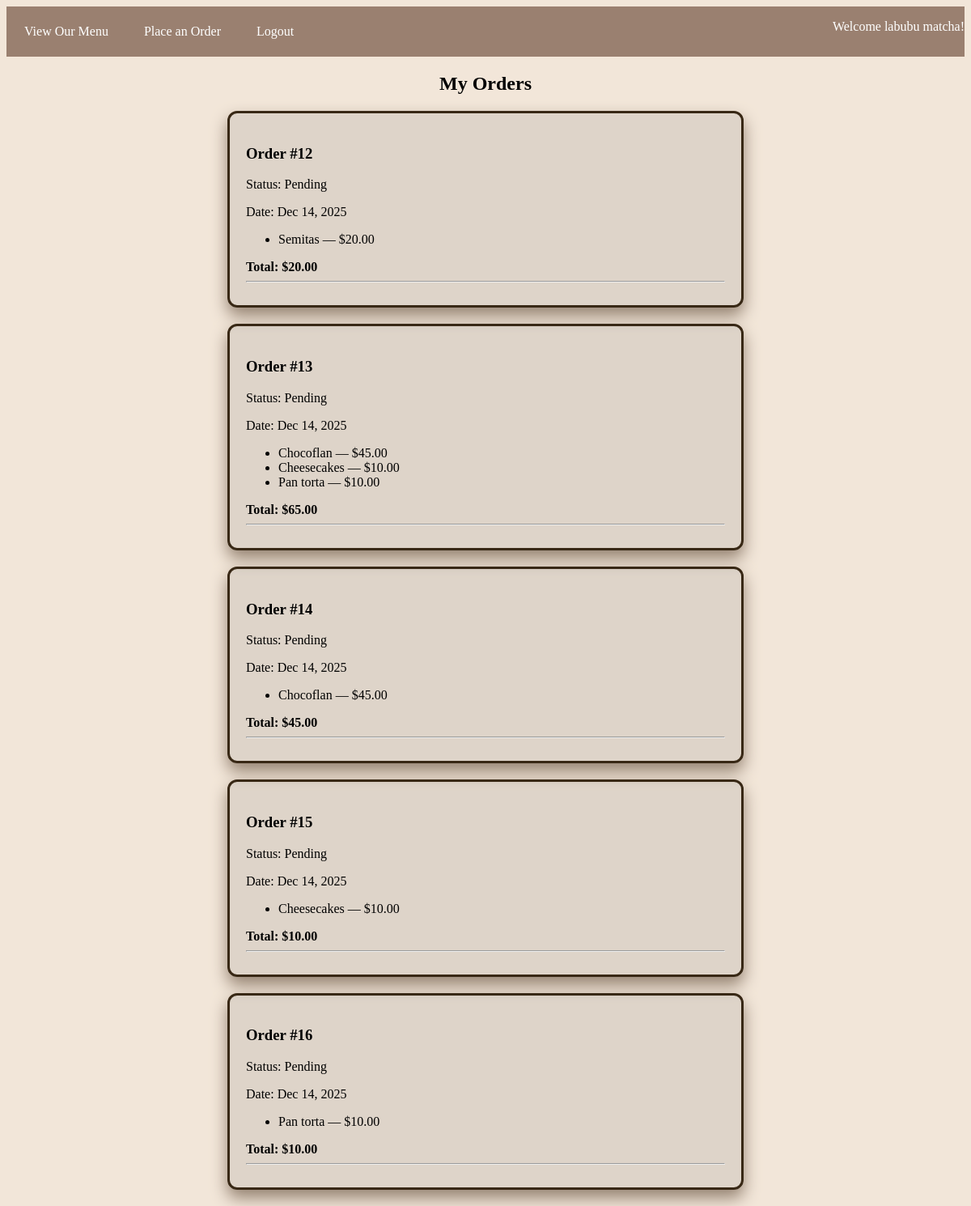
The page /customer/ (signed in) on the database its author committed.
### app/models.py (models this page shows, shortened)
class Order(models.Model):
    customer = models.ForeignKey(User, on_delete=models.CASCADE)
    items = models.ManyToManyField(MenuItem)
    date = models.DateTimeField(auto_now_add=True)
    status = models.CharField(max_length=50, default='Pending')
    def total(self):
        return sum(item.price for item in self.items.all())

class MenuItem(models.Model):
    name = models.CharField(max_length=200)
    description = models.TextField()
    price = models.DecimalField(max_digits=6, decimal_places=2)
    category = models.ForeignKey(Category, on_delete=models.CASCADE, related_name='menu_items', null=True, )
    available = models.BooleanField(default=True)

### app/views.py (the view)
# urls.py: path('customer/', customer_view, name='customer_view'),
@login_required(login_url='login')
def customer_view(request):
    if not request.user.groups.filter(name='Customer').exists():
        return HttpResponse("Not allowed.")
    orders = Order.objects.all().filter(customer=request.user)
    return render(request, 'customer.html', {'orders': orders})

### app/templates/customer.html
{% extends 'base.html' %}
{% load static %}
{% block content %}
<nav class="customer-navbar">
    <ul>
        <li><a href="{% url 'menu' %}" class="customer-page-btn">View Our Menu</a></li>
        <li><a href="{% url 'place_order' %}" class="customer-page-btn">Place an Order</a></li>
        <li><a href="{% url 'logout' %}" class="customer-page-btn">Logout</a></li>
        <li style="float: right;"><p>Welcome {{ request.user.first_name }} {{ request.user.last_name }}!</p></li>
    </ul>
</nav>
<h2 style="text-align: center;">My Orders</h2>
{% if orders %}
  {% for order in orders %}
    <div class="current-order-card">
      <h3>Order #{{ order.id }}</h3>
      <p>Status: {{ order.status }}</p>
      <p>Date: {{ order.date|date:"M d, Y" }}</p>
      <ul>
        {% for item in order.items.all %}
          <li>{{ item.name }} — ${{ item.price }}</li>
        {% endfor %}
      </ul>
      <strong>Total: ${{ order.total }}</strong>
      <hr></hr>
    </div>
  {% endfor %}
{% else %}
  <p>You haven’t placed any orders yet.</p>
{% endif %}
{% endblock content %}

### app/static/css/styles.css (style rules this page uses)
body { background-color: #f2e6d9; font-family: 'Times New Roman', Times, serif; }
.customer-navbar { background-color: rgb(154, 128, 112); color: white; }
.customer-navbar ul { list-style-type: none; margin: 0; padding: 0; overflow: hidden; }
.customer-navbar ul li { float: left; }
.customer-navbar ul li a { display: block; color: white; padding: 22px; text-decoration: none; }
.current-order-card { background-color: rgba(128, 128, 128, 0.184); border-radius: 12px; padding: 20px; margin: 20px auto; max-width: 600px; border: solid; border-color: rgb(56, 40, 21); box-shadow: 0 10px 20px rgb(148, 130, 113); width: 50%; height: 50%; }

### rows shown on the page
Order: id "12", status "Pending", date "Dec 14, 2025", total "20.00"
MenuItem: name "Semitas", price "20.00"
Order: id "13", status "Pending", date "Dec 14, 2025", total "65.00"
MenuItem: name "Chocoflan", price "45.00"
MenuItem: name "Cheesecakes", price "10.00"
MenuItem: name "Pan torta", price "10.00"
Order: id "14", status "Pending", date "Dec 14, 2025", total "45.00"
Order: id "15", status "Pending", date "Dec 14, 2025", total "10.00"
Order: id "16", status "Pending", date "Dec 14, 2025", total "10.00"

### other values the page prints
{{ request.user.first_name }} "labubu"
{{ request.user.last_name }} "matcha"
